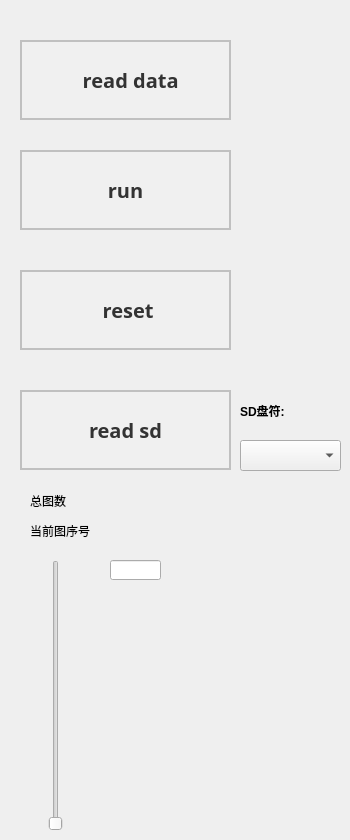
   <widget class="QWidget" name="tab_3">
    <attribute name="title">
     <string>本地 </string>
    </attribute>
    <widget class="QPushButton" name="readData_pushButton">
     <property name="geometry">
      <rect>
       <x>20</x>
       <y>40</y>
       <width>211</width>
       <height>80</height>
      </rect>
     </property>
     <property name="font">
      <font>
       <family>Microsoft YaHei</family>
       <pointsize>-1</pointsize>
       <weight>75</weight>
       <bold>true</bold>
      </font>
     </property>
     <property name="styleSheet">
      <string notr="true">QPushButton {
    width: 150px;
    height: 30px;
    font-size: 20px;
    font-family: Microsoft YaHei;
    font-weight: 400;
    padding: 2px;
    border: 2px solid #c0c0c0;
    background-color: #f0f0f0;
    color: #333333;
font-weight: bold;
}

QPushButton:hover {
    background-color: #d0d0d0;
    color: #000000;
font-weight: bold;
}

QPushButton:pressed {
    background-color: #a0a0a0;
    color: #ffffff;
font-weight: bold;
}</string>
     </property>
     <property name="text">
      <string>  read data</string>
     </property>
    </widget>
    <widget class="QPushButton" name="run_pushButton">
     <property name="geometry">
      <rect>
       <x>20</x>
       <y>150</y>
       <width>211</width>
       <height>80</height>
      </rect>
     </property>
     <property name="font">
      <font>
       <family>Microsoft YaHei</family>
       <pointsize>-1</pointsize>
       <weight>75</weight>
       <bold>true</bold>
      </font>
     </property>
     <property name="styleSheet">
      <string notr="true">QPushButton {
    width: 150px;
    height: 30px;
    font-size: 20px;
    font-family: Microsoft YaHei;
    font-weight: 400;
    padding: 2px;
    border: 2px solid #c0c0c0;
    background-color: #f0f0f0;
    color: #333333;
font-weight: bold;
}

QPushButton:hover {
    background-color: #d0d0d0;
    color: #000000;
font-weight: bold;
}

QPushButton:pressed {
    background-color: #a0a0a0;
    color: #ffffff;
font-weight: bold;
}</string>
     </property>
     <property name="text">
      <string>run</string>
     </property>
    </widget>
    <widget class="QPushButton" name="readSD_pushButton">
     <property name="geometry">
      <rect>
       <x>20</x>
       <y>390</y>
       <width>211</width>
       <height>80</height>
      </rect>
     </property>
     <property name="font">
      <font>
       <family>Microsoft YaHei</family>
       <pointsize>-1</pointsize>
       <weight>75</weight>
       <bold>true</bold>
      </font>
     </property>
     <property name="styleSheet">
      <string notr="true">QPushButton {
    width: 150px;
    height: 30px;
    font-size: 20px;
    font-family: Microsoft YaHei;
    font-weight: 400;
    padding: 2px;
    border: 2px solid #c0c0c0;
    background-color: #f0f0f0;
    color: #333333;
font-weight: bold;
}

QPushButton:hover {
    background-color: #d0d0d0;
    color: #000000;
font-weight: bold;
}

QPushButton:pressed {
    background-color: #a0a0a0;
    color: #ffffff;
font-weight: bold;
}</string>
     </property>
     <property name="text">
      <string>read sd</string>
     </property>
    </widget>
    <widget class="QPushButton" name="reset_pushButton">
     <property name="geometry">
      <rect>
       <x>20</x>
       <y>270</y>
       <width>211</width>
       <height>80</height>
      </rect>
     </property>
     <property name="font">
      <font>
       <family>Microsoft YaHei</family>
       <pointsize>-1</pointsize>
       <weight>75</weight>
       <bold>true</bold>
      </font>
     </property>
     <property name="styleSheet">
      <string notr="true">QPushButton {
    width: 150px;
    height: 30px;
    font-size: 20px;
    font-family: Microsoft YaHei;
    font-weight: 400;
    padding: 2px;
    border: 2px solid #c0c0c0;
    background-color: #f0f0f0;
    color: #333333;
font-weight: bold;
}

QPushButton:hover {
    background-color: #d0d0d0;
    color: #000000;
font-weight: bold;
}

QPushButton:pressed {
    background-color: #a0a0a0;
    color: #ffffff;
font-weight: bold;
}</string>
     </property>
     <property name="text">
      <string> reset</string>
     </property>
    </widget>
    <widget class="QComboBox" name="SDDriveLetter_comboBox">
     <property name="geometry">
      <rect>
       <x>240</x>
       <y>440</y>
       <width>101</width>
       <height>31</height>
      </rect>
     </property>
    </widget>
    <widget class="QLabel" name="SDDriveLetter_label">
     <property name="geometry">
      <rect>
       <x>240</x>
       <y>390</y>
       <width>81</width>
       <height>41</height>
      </rect>
     </property>
     <property name="styleSheet">
      <string notr="true">font-weight: bold;</string>
     </property>
     <property name="text">
      <string>SD盘符:</string>
     </property>
    </widget>
    <widget class="QLabel" name="Total_num_label">
     <property name="geometry">
      <rect>
       <x>30</x>
       <y>490</y>
       <width>91</width>
       <height>21</height>
      </rect>
     </property>
     <property name="text">
      <string>总图数</string>
     </property>
    </widget>
    <widget class="QLineEdit" name="Pic_num_lineEdit">
     <property name="geometry">
      <rect>
       <x>110</x>
       <y>560</y>
       <width>51</width>
       <height>20</height>
      </rect>
     </property>
    </widget>
    <widget class="MySlider" name="Pic_verticalSlider">
     <property name="geometry">
      <rect>
       <x>30</x>
       <y>560</y>
       <width>51</width>
       <height>271</height>
      </rect>
     </property>
     <property name="cursor">
      <cursorShape>CrossCursor</cursorShape>
     </property>
     <property name="mouseTracking">
      <bool>false</bool>
     </property>
     <property name="focusPolicy">
      <enum>Qt::StrongFocus</enum>
     </property>
     <property name="autoFillBackground">
      <bool>false</bool>
     </property>
     <property name="orientation">
      <enum>Qt::Vertical</enum>
     </property>
    </widget>
    <widget class="QLabel" name="Pic_num_label">
     <property name="geometry">
      <rect>
       <x>30</x>
       <y>520</y>
       <width>91</width>
       <height>21</height>
      </rect>
     </property>
     <property name="text">
      <string>当前图序号</string>
     </property>
    </widget>
   </widget>
